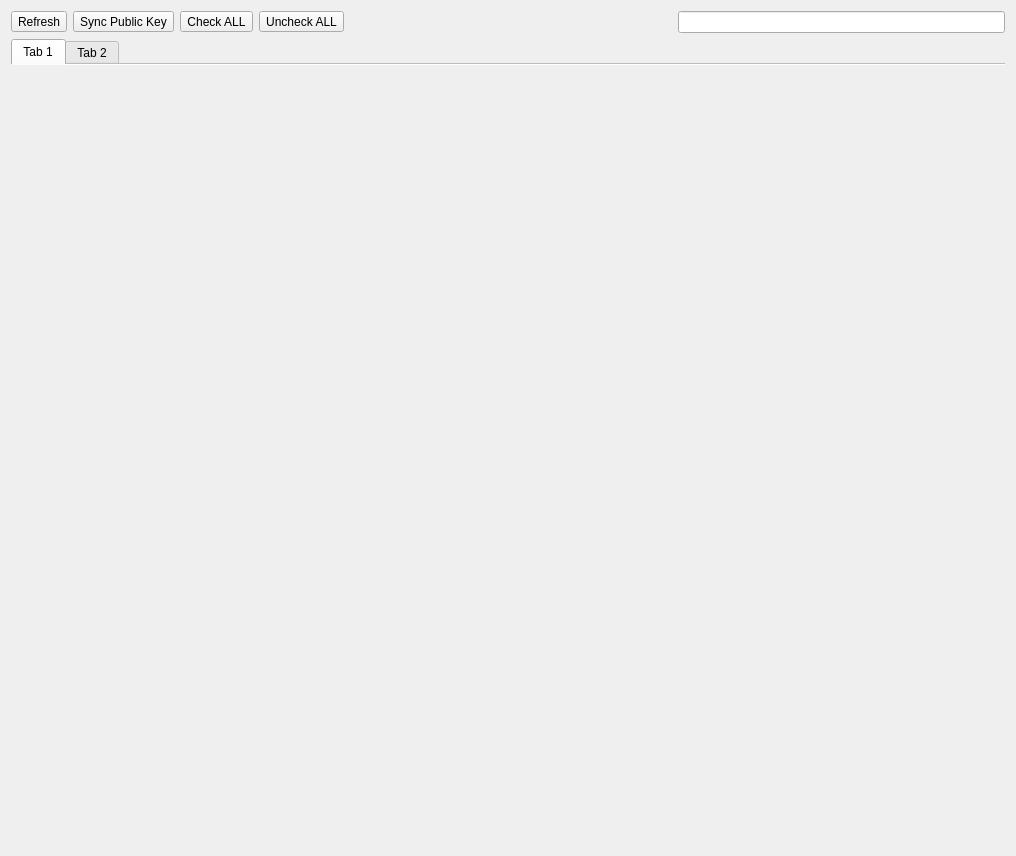
<?xml version="1.0" encoding="UTF-8"?>
<ui version="4.0">
 <class>KeyList</class>
 <widget class="QWidget" name="KeyList">
  <property name="geometry">
   <rect>
    <x>0</x>
    <y>0</y>
    <width>1016</width>
    <height>856</height>
   </rect>
  </property>
  <property name="windowTitle">
   <string>Form</string>
  </property>
  <layout class="QGridLayout" name="gridLayout">
   <item row="0" column="0">
    <layout class="QVBoxLayout" name="verticalLayout">
     <item>
      <widget class="QWidget" name="menuWidget" native="true">
       <layout class="QVBoxLayout" name="verticalLayout_3">
        <property name="spacing">
         <number>6</number>
        </property>
        <property name="leftMargin">
         <number>0</number>
        </property>
        <property name="topMargin">
         <number>0</number>
        </property>
        <property name="rightMargin">
         <number>0</number>
        </property>
        <property name="bottomMargin">
         <number>0</number>
        </property>
        <item>
         <layout class="QHBoxLayout" name="horizontalLayout">
          <item>
           <widget class="QToolButton" name="refreshKeyListButton">
            <property name="toolTip">
             <string>Refresh</string>
            </property>
            <property name="text">
             <string>Refresh</string>
            </property>
            <property name="icon">
             <iconset resource="../gpgfrontend.qrc">
              <normaloff>:/icons/refresh.png</normaloff>:/icons/refresh.png</iconset>
            </property>
           </widget>
          </item>
          <item>
           <widget class="QToolButton" name="syncButton">
            <property name="toolTip">
             <string>Sync Public Key</string>
            </property>
            <property name="text">
             <string>Sync Public Key</string>
            </property>
            <property name="icon">
             <iconset resource="../gpgfrontend.qrc">
              <normaloff>:/icons/cloud_sync.png</normaloff>:/icons/cloud_sync.png</iconset>
            </property>
           </widget>
          </item>
          <item>
           <widget class="QToolButton" name="checkALLButton">
            <property name="toolTip">
             <string>Check ALL</string>
            </property>
            <property name="text">
             <string>Check ALL</string>
            </property>
            <property name="icon">
             <iconset resource="../gpgfrontend.qrc">
              <normaloff>:/icons/total_selection.png</normaloff>:/icons/total_selection.png</iconset>
            </property>
           </widget>
          </item>
          <item>
           <widget class="QToolButton" name="uncheckButton">
            <property name="toolTip">
             <string>Uncheck ALL</string>
            </property>
            <property name="text">
             <string>Uncheck ALL</string>
            </property>
            <property name="icon">
             <iconset resource="../gpgfrontend.qrc">
              <normaloff>:/icons/none.png</normaloff>:/icons/none.png</iconset>
            </property>
           </widget>
          </item>
          <item>
           <spacer name="horizontalSpacer">
            <property name="orientation">
             <enum>Qt::Horizontal</enum>
            </property>
            <property name="sizeHint" stdset="0">
             <size>
              <width>40</width>
              <height>20</height>
             </size>
            </property>
           </spacer>
          </item>
          <item>
           <widget class="QLineEdit" name="searchBarEdit">
            <property name="maxLength">
             <number>32</number>
            </property>
           </widget>
          </item>
         </layout>
        </item>
       </layout>
      </widget>
     </item>
     <item>
      <widget class="QTabWidget" name="keyGroupTab">
       <property name="tabShape">
        <enum>QTabWidget::Rounded</enum>
       </property>
       <property name="currentIndex">
        <number>0</number>
       </property>
       <property name="documentMode">
        <bool>true</bool>
       </property>
       <property name="movable">
        <bool>true</bool>
       </property>
       <widget class="QWidget" name="tab">
        <attribute name="title">
         <string>Tab 1</string>
        </attribute>
       </widget>
       <widget class="QWidget" name="tab_2">
        <attribute name="title">
         <string>Tab 2</string>
        </attribute>
       </widget>
      </widget>
     </item>
    </layout>
   </item>
  </layout>
 </widget>
 <resources>
  <include location="../gpgfrontend.qrc"/>
 </resources>
 <connections/>
</ui>
